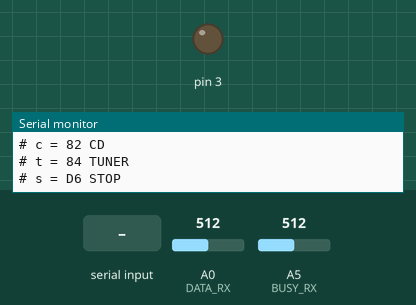
Recording of a sketch running on a simulated Arduino Uno, built with avr-gcc and run on an emulated ATmega328P. Shown: output pins drawn as LEDs (lit = HIGH), the last lines printed to the serial monitor. Inputs (shaded band) come from the test bench; at power-on: A0 (DATA_RX) = 512, A5 (BUSY_RX) = 512.

Above: at 1.3 s.
1.4 s: "c\n" received over Serial
At 1.9 s:
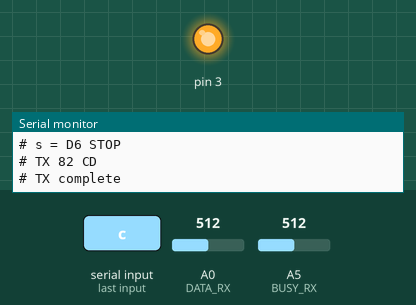
2.9 s: byte 116 ('t') received over Serial
4.4 s: byte 115 ('s') received over Serial
Timing chart, 0 to 7.4 s (numbered marks = the images above; inputs shaded):
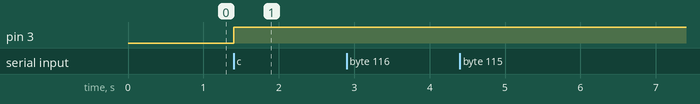

The sketch:

xs-tx1.ino
```cpp
// Kenwood XS LIVE TX/RX -- timing test v3
//
// FIXED historical xs-sniffer3 naming:
//
//   A0 = DATA RX
//   A5 = BUSY RX
//
// Physical TX mapping:
//
//   D2 -- 2.2k --> same node as A0 / DATA
//   D3 -- 2.2k --> same node as A5 / BUSY
//
// IMPORTANT OBSERVATION:
//
//   A0 / DATA = encoded transition line
//   A5 / BUSY = packet envelope
//
// Real packet shape:
//
//   BUSY/envelope:
//       ____|===========================|_____
//
//   DATA/encoded:
//       _____|____|________|____|..._________
//
// Timing observed from real Kenwood:
//
//   envelope rise -> first DATA edge ~= 1.1-1.2 ms
//
//   DATA interval:
//       ~4.9 ms = bit 1
//       ~9.8 ms = bit 0
//
//   after last DATA edge -> envelope fall ~= 4.9 ms
//
// TX pins NEVER actively drive LOW.
// LOW = INPUT/high-Z.
// HIGH = OUTPUT HIGH through external 2.2k.
//
// Serial commands:
//
//   c = 0x82
//   t = 0x84
//   s = 0xD6
//
// NOTE:
// This is deliberately still an 8-bit transmitter.
// We have observed longer real frames, but have NOT yet
// established that these commands require a second byte.


// ============================================================
// PIN MAPPING
// ============================================================

const uint8_t DATA_RX = A0;
const uint8_t BUSY_RX = A5;

const uint8_t DATA_TX = 2;   // D2 -> A0 / encoded
const uint8_t BUSY_TX = 3;   // D3 -> A5 / envelope


// ============================================================
// TIMING
// ============================================================

const int THRESHOLD = 400;

// Envelope rise -> first encoded edge
const uint32_t START_US = 1150;

// Basic XS interval
const uint32_t T_US = 4900;

// Last encoded edge -> envelope fall
const uint32_t END_US = 4900;


// ============================================================
// RX STATE
// ============================================================

bool dataState;
bool busyState;

uint32_t captureStartUs;


// ============================================================
// TX STATE
// ============================================================

bool txActive = false;

// Current state of encoded A0/D2 line.
bool txDataState = false;

uint8_t txValue = 0;
int8_t txBit = 7;

uint32_t txNextUs = 0;


enum TxPhase {
  TX_IDLE,
  TX_START,
  TX_BITS,
  TX_FINISH
};

TxPhase txPhase = TX_IDLE;


// ============================================================
// LOW LEVEL LINE CONTROL
// ============================================================

void releaseLine(uint8_t pin) {
  pinMode(pin, INPUT);
}


void driveHigh(uint8_t pin) {
  digitalWrite(pin, HIGH);
  pinMode(pin, OUTPUT);
}


// Encoded DATA line: A0 / D2

void setData(bool high) {

  txDataState = high;

  if (high) {
    driveHigh(DATA_TX);
  } else {
    releaseLine(DATA_TX);
  }
}


void toggleData() {
  setData(!txDataState);
}


// BUSY line is packet envelope: A5 / D3

void setBusy(bool high) {

  if (high) {
    driveHigh(BUSY_TX);
  } else {
    releaseLine(BUSY_TX);
  }
}


// ============================================================
// START TX
// ============================================================

void startTx(uint8_t value) {

  if (txActive) {
    Serial.println("# TX already active");
    return;
  }


  txActive = true;

  txValue = value;
  txBit = 7;


  // Both lines start LOW/high-Z.

  setData(false);
  setBusy(false);


  // Real packet begins with envelope rising.

  setBusy(true);


  // First encoded DATA transition occurs ~1.15 ms later.

  txPhase = TX_START;

  txNextUs =
      micros() + START_US;
}


// ============================================================
// TX STATE MACHINE
// ============================================================

void serviceTx() {

  if (!txActive) {
    return;
  }


  uint32_t now = micros();


  if ((int32_t)(now - txNextUs) < 0) {
    return;
  }


  switch (txPhase) {


    // --------------------------------------------------------
    // Initial encoded transition
    // --------------------------------------------------------

    case TX_START:

      toggleData();

      txPhase = TX_BITS;


      // Schedule interval for bit 7.

      txNextUs =
          now +
          ((((txValue >> txBit) & 1) != 0)
             ? T_US
             : 2 * T_US);

      break;


    // --------------------------------------------------------
    // Eight bits, MSB first
    //
    // 1 = short interval
    // 0 = long interval
    //
    // Each interval terminates in a DATA transition.
    // --------------------------------------------------------

    case TX_BITS:

      toggleData();


      if (txBit == 0) {

        // Last encoded transition has occurred.
        //
        // Real Kenwood leaves the envelope HIGH for
        // approximately one short interval afterwards.

        txPhase = TX_FINISH;

        txNextUs =
            now + END_US;

      } else {

        txBit--;


        bool bit =
            ((txValue >> txBit) & 1) != 0;


        txNextUs =
            now +
            (bit ? T_US : 2 * T_US);
      }

      break;


    // --------------------------------------------------------
    // End frame
    // --------------------------------------------------------

    case TX_FINISH:

      // Real packet envelope ends here.
      setBusy(false);

      // Return encoded line to idle LOW/high-Z.
      setData(false);


      txActive = false;
      txPhase = TX_IDLE;


      Serial.println("# TX complete");

      break;


    default:
      break;
  }
}


// ============================================================
// SNIFFER
// ============================================================

void captureInputs() {

  int dataAdc =
      analogRead(DATA_RX);

  int busyAdc =
      analogRead(BUSY_RX);


  bool newData =
      dataAdc > THRESHOLD;

  bool newBusy =
      busyAdc > THRESHOLD;


  if (newData != dataState ||
      newBusy != busyState) {


    uint32_t t =
        micros() - captureStartUs;


    dataState = newData;
    busyState = newBusy;


    Serial.print(t);
    Serial.print(',');

    Serial.print(dataState);
    Serial.print(',');

    Serial.println(busyState);
  }
}


// ============================================================
// SERIAL COMMANDS
// ============================================================

void handleSerial() {

  if (!Serial.available()) {
    return;
  }


  char c =
      Serial.read();


  // Ignore CR/LF.

  if (c == '\r' ||
      c == '\n') {

    return;
  }


  if (txActive) {

    Serial.println("# TX already active");

    return;
  }


  switch (c) {


    case 'c':
    case 'C':

      Serial.println("# TX 82 CD");

      startTx(0x82);

      break;


    case 't':
    case 'T':

      Serial.println("# TX 84 TUNER");

      startTx(0x84);

      break;


    case 's':
    case 'S':

      Serial.println("# TX D6 STOP");

      startTx(0xD6);

      break;


    default:

      Serial.print("# Unknown command: ");
      Serial.println(c);

      break;
  }
}


// ============================================================
// SETUP
// ============================================================

void setup() {

  Serial.begin(115200);

  while (!Serial) {
  }


  // Never drive XS during startup.

  releaseLine(DATA_TX);
  releaseLine(BUSY_TX);


  delay(100);


  dataState =
      analogRead(DATA_RX) > THRESHOLD;

  busyState =
      analogRead(BUSY_RX) > THRESHOLD;


  captureStartUs =
      micros();


  Serial.println();

  Serial.println("us,DATA,BUSY");

  Serial.print(0);
  Serial.print(',');
  Serial.print(dataState);
  Serial.print(',');
  Serial.println(busyState);


  Serial.println("# Kenwood XS LIVE v3");

  Serial.println(
    "# A0=DATA(encoded), A5=BUSY(envelope)"
  );

  Serial.println(
    "# D2=DATA TX, D3=BUSY TX"
  );

  Serial.println(
    "# START=1.15ms, T=4.9ms, END=4.9ms"
  );

  Serial.println("# c = 82 CD");
  Serial.println("# t = 84 TUNER");
  Serial.println("# s = D6 STOP");
}


// ============================================================
// LOOP
// ============================================================

void loop() {

  captureInputs();

  serviceTx();

  handleSerial();
}
```

Measured:
- after the input at 1.4 s, pin 3: LOW → HIGH at once
